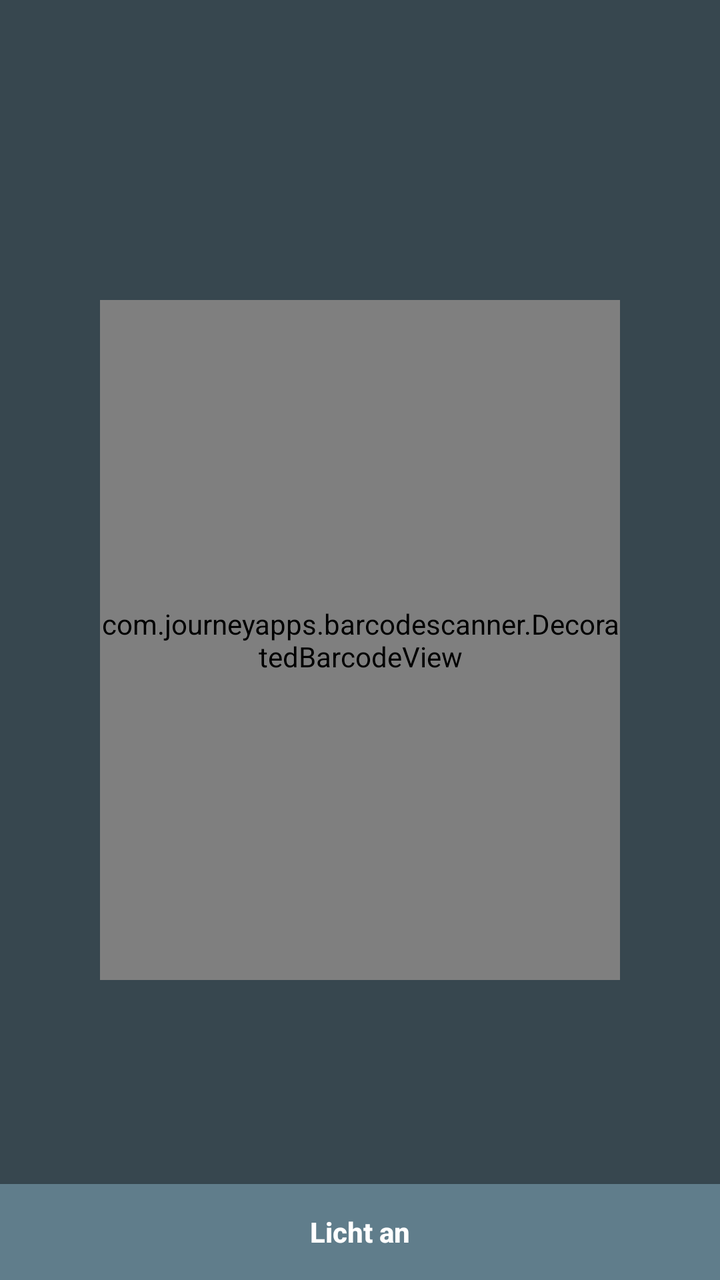
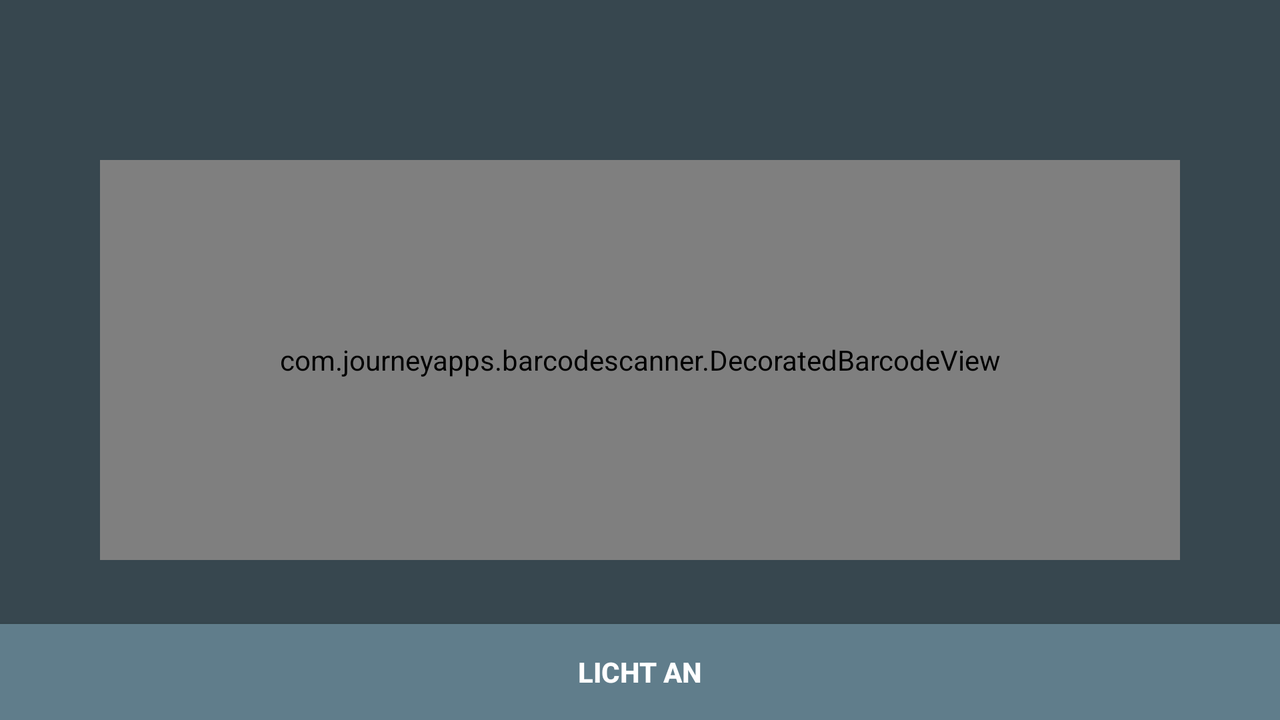

One screen, two layout resources from the same app: the default and the repository's alternative for another configuration. Each is rendered where Android would select it; the XML of both is given below.
<!-- AndroidManifest.xml: application theme AppTheme -->
<!-- res/layout/activity_scan.xml -->
<?xml version="1.0" encoding="UTF-8"?>
<RelativeLayout xmlns:android="http://schemas.android.com/apk/res/android"
    xmlns:tools="http://schemas.android.com/tools"
    xmlns:app="http://schemas.android.com/apk/res-auto"
    android:orientation="vertical"
    android:layout_width="match_parent"
    android:layout_height="match_parent"
    android:background="@color/colorPrimaryDark" >


    <com.journeyapps.barcodescanner.DecoratedBarcodeView
        android:layout_alignParentLeft="true"
        android:layout_alignParentRight="true"
        android:layout_alignParentBottom="true"
        android:layout_alignParentTop="true"
        android:layout_width="match_parent"
        android:layout_height="match_parent"
        android:layout_marginLeft="50dp"
        android:layout_marginRight="50dp"
        android:layout_marginTop="150dp"
        android:layout_marginBottom="150dp"
        android:id="@+id/zxing_barcode_scanner"
        app:zxing_use_texture_view="false"
        app:zxing_preview_scaling_strategy="fitXY"/>

    <Button
        android:id="@+id/switch_flashlight_on"
        android:layout_width="match_parent"
        android:layout_height="wrap_content"
        android:layout_alignParentBottom="true"
        android:layout_centerHorizontal="true"
        android:onClick="toggleFlash"
        android:text="@string/turn_on_flashlight"
        android:background="@color/colorPrimary"
        android:textColor="@android:color/white"
        android:textAllCaps="true"
        android:textSize="14dp"
        android:textStyle="bold"
        android:visibility="visible"
        tools:textAllCaps="?android:attr/windowOverscan" />
    

    <Button
        android:id="@+id/switch_flashlight_off"
        android:layout_width="match_parent"
        android:layout_height="wrap_content"
        android:text="@string/turn_off_flashlight"
        android:layout_alignParentBottom="true"
        android:layout_centerHorizontal="true"
        android:background="@color/colorPrimary"
        android:textColor="@android:color/white"
        android:textAllCaps="true"
        android:textSize="14dp"
        android:textStyle="bold"
        android:visibility="gone"
        android:onClick="toggleFlash"/>

</RelativeLayout>
<!-- resources referenced by this layout -->
<resources>
  <color name="colorPrimary">#607d8b</color>
  <color name="colorPrimaryDark">#37474F</color>
  <string name="turn_off_flashlight">Licht aus</string>
  <string name="turn_on_flashlight">Licht an</string>
  <!-- from res/values-v19/ -->
  <style name="AppTheme" parent="Theme.AppCompat.Light.NoActionBar">
      
      <item name="colorPrimary">@color/colorPrimary</item>
      <item name="colorPrimaryDark">@color/colorPrimaryDark</item>
      <item name="colorAccent">@color/colorAccent</item>
      <item name="android:windowTranslucentStatus">true</item>
    </style>
  <color name="colorAccent">#CDDC39</color>
</resources>
<!-- res/layout-land/activity_scan.xml (the repository's variant of the layout above) -->
<!-- drawn on the phone turned sideways -->
<?xml version="1.0" encoding="utf-8"?>
<RelativeLayout xmlns:android="http://schemas.android.com/apk/res/android"
    xmlns:app="http://schemas.android.com/apk/res-auto"
    android:orientation="horizontal"
    android:layout_width="match_parent"
    android:layout_height="match_parent"
    android:background="@color/colorPrimaryDark">

    <com.journeyapps.barcodescanner.DecoratedBarcodeView
        android:layout_alignParentLeft="true"
        android:layout_alignParentRight="true"
        android:layout_alignParentBottom="true"
        android:layout_alignParentTop="true"
        android:layout_width="match_parent"
        android:layout_height="match_parent"
        android:layout_marginLeft="50dp"
        android:layout_marginRight="50dp"
        android:layout_marginTop="80dp"
        android:layout_marginBottom="80dp"
        android:id="@+id/zxing_barcode_scanner"
        app:zxing_use_texture_view="false"
        app:zxing_preview_scaling_strategy="fitXY"/>


    <Button
        android:id="@+id/switch_flashlight_on"
        android:layout_width="match_parent"
        android:layout_height="wrap_content"
        android:text="@string/turn_on_flashlight"
        android:layout_alignParentBottom="true"
        android:layout_centerHorizontal="true"
        android:background="@color/colorPrimary"
        android:textColor="@android:color/white"
        android:textAllCaps="true"
        android:textSize="14dp"
        android:textStyle="bold"
        android:visibility="visible"
        android:onClick="toggleFlash"/>
    <Button
        android:id="@+id/switch_flashlight_off"
        android:layout_width="match_parent"
        android:layout_height="wrap_content"
        android:text="@string/turn_off_flashlight"
        android:layout_alignParentBottom="true"
        android:layout_centerHorizontal="true"
        android:background="@color/colorPrimary"
        android:textColor="@android:color/white"
        android:textAllCaps="true"
        android:textSize="14dp"
        android:textStyle="bold"
        android:visibility="gone"
        android:onClick="toggleFlash"/>

</RelativeLayout>
